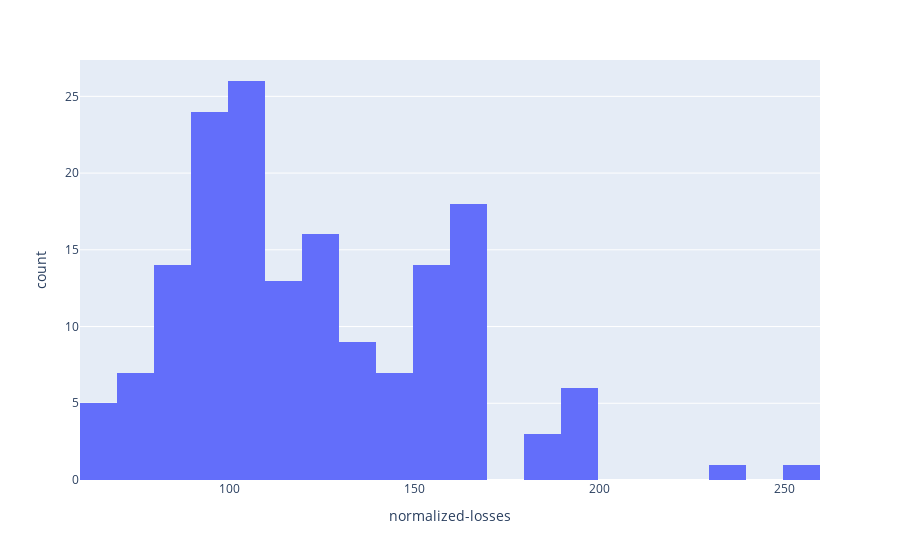

Notebook source saved alongside this figure:
### Markdown cell above
### How do we handle these null values

We need to come to a decision on how to handle null values

### Code cell
px.histogram(df, x='normalized-losses')

### Figure 1 — Plotly figure (JSON) as saved in the notebook; plotly's stock layout.template omitted (floating-point values rounded to 4 significant figures; data arrays with more than 128 entries replaced by an {"elided": "..."} marker saying what was removed)
{"data": [{"alignmentgroup": "True", "bingroup": "x", "hovertemplate": "normalized-losses=%{x}<br>count=%{y}<extra></extra>", "legendgroup": "", "marker": {"color": "#636efa", "pattern": {"shape": ""}}, "name": "", "offsetgroup": "", "orientation": "v", "showlegend": false, "type": "histogram", "x": {"elided": "205 int values"}, "xaxis": "x", "yaxis": "y"}], "layout": {"barmode": "relative", "legend": {"tracegroupgap": 0}, "margin": {"t": 60}, "xaxis": {"anchor": "y", "domain": [0, 1], "title": {"text": "normalized-losses"}}, "yaxis": {"anchor": "x", "domain": [0, 1], "title": {"text": "count"}}}}
